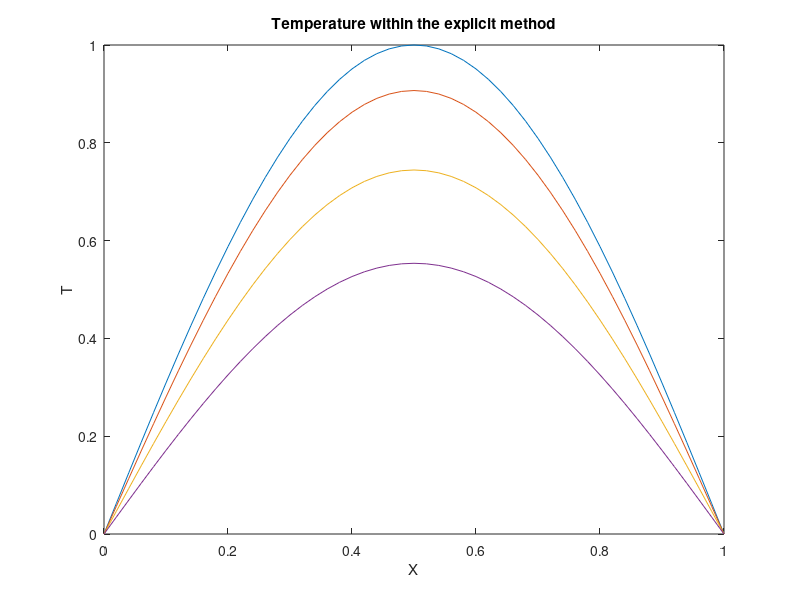
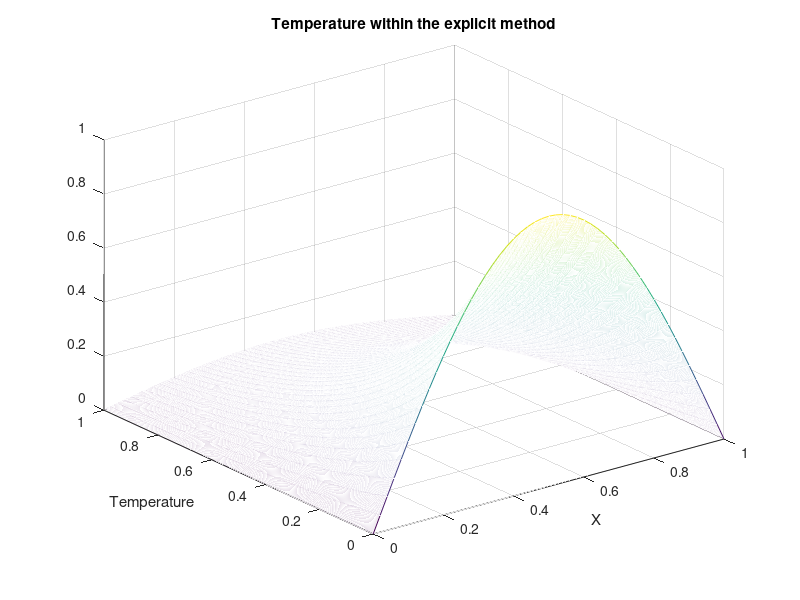

These charts were generated, in order, by the following MATLAB code:
clear;

L = 1;
T = 1;

maxk = 2500;
dt = T/maxk;
n = 50;
dx = L/n;
cond = 1/4;
b = 2.*cond*dt/(dx*dx);

for i = 1:n+1
    x(i) =(i-1)*dx;
    u(i,1) =sin(pi*x(i));
end

for k=1:maxk+1
    u(1,k) = 0;
    u(n+1,k) = 0;
    time(k) = (k-1)*dt;
end

for k=1:maxk % Time Loop
    for i=2:n % Space Loop
        u(i,k+1) =u(i,k) + 0.5*b*(u(i-1,k)+u(i+1,k)-2.*u(i,k));
    end
end

figure(1);
plot(x,u(:,1),'-',x,u(:,100),'-',x,u(:,300),'-',x,u(:,600),'-');
title('Temperature within the explicit method');
xlabel('X');
ylabel('T');
figure(2);
mesh(x,time,u');
title('Temperature within the explicit method');
xlabel('X');
ylabel('Temperature');





